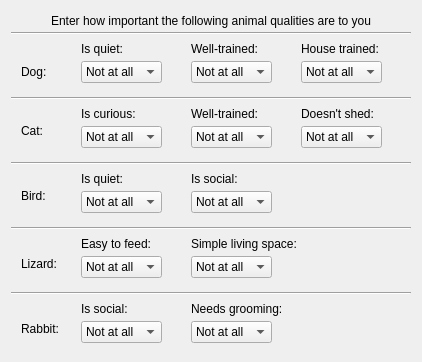
   <widget class="QWidget" name="tab_2">
    <attribute name="title">
     <string>Species</string>
    </attribute>
    <layout class="QVBoxLayout" name="verticalLayout_3">
     <item>
      <widget class="QLabel" name="label_97">
       <property name="minimumSize">
        <size>
         <width>0</width>
         <height>15</height>
        </size>
       </property>
       <property name="maximumSize">
        <size>
         <width>16777215</width>
         <height>10</height>
        </size>
       </property>
       <property name="text">
        <string>Enter how important the following animal qualities are to you</string>
       </property>
       <property name="alignment">
        <set>Qt::AlignCenter</set>
       </property>
      </widget>
     </item>
     <item>
      <widget class="Line" name="line_21">
       <property name="orientation">
        <enum>Qt::Horizontal</enum>
       </property>
      </widget>
     </item>
     <item>
      <widget class="QWidget" name="widgetDog" native="true">
       <property name="minimumSize">
        <size>
         <width>400</width>
         <height>50</height>
        </size>
       </property>
       <property name="maximumSize">
        <size>
         <width>400</width>
         <height>50</height>
        </size>
       </property>
       <widget class="QComboBox" name="cbQuietDog">
        <property name="geometry">
         <rect>
          <x>70</x>
          <y>20</y>
          <width>81</width>
          <height>22</height>
         </rect>
        </property>
        <item>
         <property name="text">
          <string>Not at all</string>
         </property>
        </item>
        <item>
         <property name="text">
          <string>Not much</string>
         </property>
        </item>
        <item>
         <property name="text">
          <string>Unimportant</string>
         </property>
        </item>
        <item>
         <property name="text">
          <string>Somewhat</string>
         </property>
        </item>
        <item>
         <property name="text">
          <string>A lot</string>
         </property>
        </item>
       </widget>
       <widget class="QComboBox" name="cdCommandsDog">
        <property name="geometry">
         <rect>
          <x>180</x>
          <y>20</y>
          <width>81</width>
          <height>22</height>
         </rect>
        </property>
        <item>
         <property name="text">
          <string>Not at all</string>
         </property>
        </item>
        <item>
         <property name="text">
          <string>Not much</string>
         </property>
        </item>
        <item>
         <property name="text">
          <string>Unimportant</string>
         </property>
        </item>
        <item>
         <property name="text">
          <string>Somewhat</string>
         </property>
        </item>
        <item>
         <property name="text">
          <string>A lot</string>
         </property>
        </item>
       </widget>
       <widget class="QLabel" name="label_77">
        <property name="geometry">
         <rect>
          <x>10</x>
          <y>20</y>
          <width>41</width>
          <height>21</height>
         </rect>
        </property>
        <property name="text">
         <string>Dog:</string>
        </property>
       </widget>
       <widget class="QLabel" name="label_78">
        <property name="geometry">
         <rect>
          <x>70</x>
          <y>0</y>
          <width>51</width>
          <height>16</height>
         </rect>
        </property>
        <property name="text">
         <string>Is quiet:</string>
        </property>
       </widget>
       <widget class="QLabel" name="label_79">
        <property name="geometry">
         <rect>
          <x>180</x>
          <y>0</y>
          <width>91</width>
          <height>16</height>
         </rect>
        </property>
        <property name="text">
         <string>Well-trained:</string>
        </property>
       </widget>
       <widget class="QLabel" name="label_80">
        <property name="geometry">
         <rect>
          <x>290</x>
          <y>0</y>
          <width>101</width>
          <height>16</height>
         </rect>
        </property>
        <property name="text">
         <string>House trained:</string>
        </property>
       </widget>
       <widget class="QComboBox" name="cbHouseTrainedDog">
        <property name="geometry">
         <rect>
          <x>290</x>
          <y>20</y>
          <width>81</width>
          <height>22</height>
         </rect>
        </property>
        <item>
         <property name="text">
          <string>Not at all</string>
         </property>
        </item>
        <item>
         <property name="text">
          <string>Not much</string>
         </property>
        </item>
        <item>
         <property name="text">
          <string>Unimportant</string>
         </property>
        </item>
        <item>
         <property name="text">
          <string>Somewhat</string>
         </property>
        </item>
        <item>
         <property name="text">
          <string>A lot</string>
         </property>
        </item>
       </widget>
      </widget>
     </item>
     <item>
      <widget class="Line" name="line_5">
       <property name="orientation">
        <enum>Qt::Horizontal</enum>
       </property>
      </widget>
     </item>
     <item>
      <widget class="QWidget" name="widgetCat" native="true">
       <property name="minimumSize">
        <size>
         <width>400</width>
         <height>50</height>
        </size>
       </property>
       <property name="maximumSize">
        <size>
         <width>400</width>
         <height>50</height>
        </size>
       </property>
       <widget class="QComboBox" name="cbCuriousCat">
        <property name="geometry">
         <rect>
          <x>70</x>
          <y>20</y>
          <width>81</width>
          <height>22</height>
         </rect>
        </property>
        <item>
         <property name="text">
          <string>Not at all</string>
         </property>
        </item>
        <item>
         <property name="text">
          <string>Not much</string>
         </property>
        </item>
        <item>
         <property name="text">
          <string>Unimportant</string>
         </property>
        </item>
        <item>
         <property name="text">
          <string>Somewhat</string>
         </property>
        </item>
        <item>
         <property name="text">
          <string>A lot</string>
         </property>
        </item>
       </widget>
       <widget class="QComboBox" name="cbCommandsCat">
        <property name="geometry">
         <rect>
          <x>180</x>
          <y>20</y>
          <width>81</width>
          <height>22</height>
         </rect>
        </property>
        <item>
         <property name="text">
          <string>Not at all</string>
         </property>
        </item>
        <item>
         <property name="text">
          <string>Not much</string>
         </property>
        </item>
        <item>
         <property name="text">
          <string>Unimportant</string>
         </property>
        </item>
        <item>
         <property name="text">
          <string>Somewhat</string>
         </property>
        </item>
        <item>
         <property name="text">
          <string>A lot</string>
         </property>
        </item>
       </widget>
       <widget class="QComboBox" name="cbShedCat">
        <property name="geometry">
         <rect>
          <x>290</x>
          <y>20</y>
          <width>81</width>
          <height>22</height>
         </rect>
        </property>
        <item>
         <property name="text">
          <string>Not at all</string>
         </property>
        </item>
        <item>
         <property name="text">
          <string>Not much</string>
         </property>
        </item>
        <item>
         <property name="text">
          <string>Unimportant</string>
         </property>
        </item>
        <item>
         <property name="text">
          <string>Somewhat</string>
         </property>
        </item>
        <item>
         <property name="text">
          <string>A lot</string>
         </property>
        </item>
       </widget>
       <widget class="QLabel" name="label_81">
        <property name="geometry">
         <rect>
          <x>70</x>
          <y>0</y>
          <width>81</width>
          <height>16</height>
         </rect>
        </property>
        <property name="text">
         <string>Is curious:</string>
        </property>
       </widget>
       <widget class="QLabel" name="label_83">
        <property name="geometry">
         <rect>
          <x>180</x>
          <y>0</y>
          <width>101</width>
          <height>16</height>
         </rect>
        </property>
        <property name="text">
         <string>Well-trained:</string>
        </property>
       </widget>
       <widget class="QLabel" name="label_82">
        <property name="geometry">
         <rect>
          <x>290</x>
          <y>0</y>
          <width>111</width>
          <height>16</height>
         </rect>
        </property>
        <property name="text">
         <string>Doesn't shed:</string>
        </property>
       </widget>
       <widget class="QLabel" name="label_84">
        <property name="geometry">
         <rect>
          <x>10</x>
          <y>20</y>
          <width>35</width>
          <height>10</height>
         </rect>
        </property>
        <property name="text">
         <string>Cat:</string>
        </property>
       </widget>
      </widget>
     </item>
     <item>
      <widget class="Line" name="line_6">
       <property name="orientation">
        <enum>Qt::Horizontal</enum>
       </property>
      </widget>
     </item>
     <item>
      <widget class="QWidget" name="widgetBird" native="true">
       <property name="minimumSize">
        <size>
         <width>400</width>
         <height>50</height>
        </size>
       </property>
       <property name="maximumSize">
        <size>
         <width>400</width>
         <height>50</height>
        </size>
       </property>
       <widget class="QComboBox" name="cbQuietBird">
        <property name="geometry">
         <rect>
          <x>70</x>
          <y>20</y>
          <width>81</width>
          <height>22</height>
         </rect>
        </property>
        <item>
         <property name="text">
          <string>Not at all</string>
         </property>
        </item>
        <item>
         <property name="text">
          <string>Not much</string>
         </property>
        </item>
        <item>
         <property name="text">
          <string>Unimportant</string>
         </property>
        </item>
        <item>
         <property name="text">
          <string>Somewhat</string>
         </property>
        </item>
        <item>
         <property name="text">
          <string>A lot</string>
         </property>
        </item>
       </widget>
       <widget class="QLabel" name="label_88">
        <property name="geometry">
         <rect>
          <x>70</x>
          <y>0</y>
          <width>51</width>
          <height>16</height>
         </rect>
        </property>
        <property name="text">
         <string>Is quiet:</string>
        </property>
       </widget>
       <widget class="QLabel" name="label_89">
        <property name="geometry">
         <rect>
          <x>180</x>
          <y>0</y>
          <width>71</width>
          <height>16</height>
         </rect>
        </property>
        <property name="text">
         <string>Is social:</string>
        </property>
       </widget>
       <widget class="QComboBox" name="cbSocialBird">
        <property name="geometry">
         <rect>
          <x>180</x>
          <y>20</y>
          <width>81</width>
          <height>22</height>
         </rect>
        </property>
        <item>
         <property name="text">
          <string>Not at all</string>
         </property>
        </item>
        <item>
         <property name="text">
          <string>Not much</string>
         </property>
        </item>
        <item>
         <property name="text">
          <string>Unimportant</string>
         </property>
        </item>
        <item>
         <property name="text">
          <string>Somewhat</string>
         </property>
        </item>
        <item>
         <property name="text">
          <string>A lot</string>
         </property>
        </item>
       </widget>
       <widget class="QLabel" name="label_90">
        <property name="geometry">
         <rect>
          <x>10</x>
          <y>20</y>
          <width>35</width>
          <height>10</height>
         </rect>
        </property>
        <property name="text">
         <string>Bird:</string>
        </property>
       </widget>
      </widget>
     </item>
     <item>
      <widget class="Line" name="line_13">
       <property name="orientation">
        <enum>Qt::Horizontal</enum>
       </property>
      </widget>
     </item>
     <item>
      <widget class="QWidget" name="widgetLizard" native="true">
       <property name="minimumSize">
        <size>
         <width>400</width>
         <height>50</height>
        </size>
       </property>
       <property name="maximumSize">
        <size>
         <width>400</width>
         <height>50</height>
        </size>
       </property>
       <widget class="QLabel" name="label_91">
        <property name="geometry">
         <rect>
          <x>10</x>
          <y>20</y>
          <width>51</width>
          <height>16</height>
         </rect>
        </property>
        <property name="text">
         <string>Lizard:</string>
        </property>
       </widget>
       <widget class="QComboBox" name="cbLizardFeed">
        <property name="geometry">
         <rect>
          <x>70</x>
          <y>20</y>
          <width>81</width>
          <height>22</height>
         </rect>
        </property>
        <item>
         <property name="text">
          <string>Not at all</string>
         </property>
        </item>
        <item>
         <property name="text">
          <string>Not much</string>
         </property>
        </item>
        <item>
         <property name="text">
          <string>Unimportant</string>
         </property>
        </item>
        <item>
         <property name="text">
          <string>Somewhat</string>
         </property>
        </item>
        <item>
         <property name="text">
          <string>A lot</string>
         </property>
        </item>
       </widget>
       <widget class="QComboBox" name="cbLivingSpaceLizard">
        <property name="geometry">
         <rect>
          <x>180</x>
          <y>20</y>
          <width>81</width>
          <height>22</height>
         </rect>
        </property>
        <item>
         <property name="text">
          <string>Not at all</string>
         </property>
        </item>
        <item>
         <property name="text">
          <string>Not much</string>
         </property>
        </item>
        <item>
         <property name="text">
          <string>Unimportant</string>
         </property>
        </item>
        <item>
         <property name="text">
          <string>Somewhat</string>
         </property>
        </item>
        <item>
         <property name="text">
          <string>A lot</string>
         </property>
        </item>
       </widget>
       <widget class="QLabel" name="label_92">
        <property name="geometry">
         <rect>
          <x>70</x>
          <y>0</y>
          <width>91</width>
          <height>16</height>
         </rect>
        </property>
        <property name="text">
         <string>Easy to feed:</string>
        </property>
       </widget>
       <widget class="QLabel" name="label_93">
        <property name="geometry">
         <rect>
          <x>180</x>
          <y>0</y>
          <width>141</width>
          <height>16</height>
         </rect>
        </property>
        <property name="text">
         <string>Simple living space:</string>
        </property>
       </widget>
      </widget>
     </item>
     <item>
      <widget class="Line" name="line_14">
       <property name="orientation">
        <enum>Qt::Horizontal</enum>
       </property>
      </widget>
     </item>
     <item>
      <widget class="QWidget" name="widgetRabbit" native="true">
       <property name="minimumSize">
        <size>
         <width>400</width>
         <height>50</height>
        </size>
       </property>
       <property name="maximumSize">
        <size>
         <width>400</width>
         <height>50</height>
        </size>
       </property>
       <widget class="QLabel" name="label_94">
        <property name="geometry">
         <rect>
          <x>10</x>
          <y>20</y>
          <width>51</width>
          <height>16</height>
         </rect>
        </property>
        <property name="text">
         <string>Rabbit:</string>
        </property>
       </widget>
       <widget class="QComboBox" name="cbSocialRabbit">
        <property name="geometry">
         <rect>
          <x>70</x>
          <y>20</y>
          <width>81</width>
          <height>22</height>
         </rect>
        </property>
        <item>
         <property name="text">
          <string>Not at all</string>
         </property>
        </item>
        <item>
         <property name="text">
          <string>Not much</string>
         </property>
        </item>
        <item>
         <property name="text">
          <string>Unimportant</string>
         </property>
        </item>
        <item>
         <property name="text">
          <string>Somewhat</string>
         </property>
        </item>
        <item>
         <property name="text">
          <string>A lot</string>
         </property>
        </item>
       </widget>
       <widget class="QLabel" name="label_95">
        <property name="geometry">
         <rect>
          <x>70</x>
          <y>0</y>
          <width>71</width>
          <height>16</height>
         </rect>
        </property>
        <property name="text">
         <string>Is social:</string>
        </property>
       </widget>
       <widget class="QComboBox" name="cbNeedsGroomingRabbit">
        <property name="geometry">
         <rect>
          <x>180</x>
          <y>20</y>
          <width>81</width>
          <height>22</height>
         </rect>
        </property>
        <item>
         <property name="text">
          <string>Not at all</string>
         </property>
        </item>
        <item>
         <property name="text">
          <string>Not much</string>
         </property>
        </item>
        <item>
         <property name="text">
          <string>Unimportant</string>
         </property>
        </item>
        <item>
         <property name="text">
          <string>Somewhat</string>
         </property>
        </item>
        <item>
         <property name="text">
          <string>A lot</string>
         </property>
        </item>
       </widget>
       <widget class="QLabel" name="label_96">
        <property name="geometry">
         <rect>
          <x>180</x>
          <y>0</y>
          <width>131</width>
          <height>16</height>
         </rect>
        </property>
        <property name="text">
         <string>Needs grooming:</string>
        </property>
       </widget>
      </widget>
     </item>
    </layout>
   </widget>
